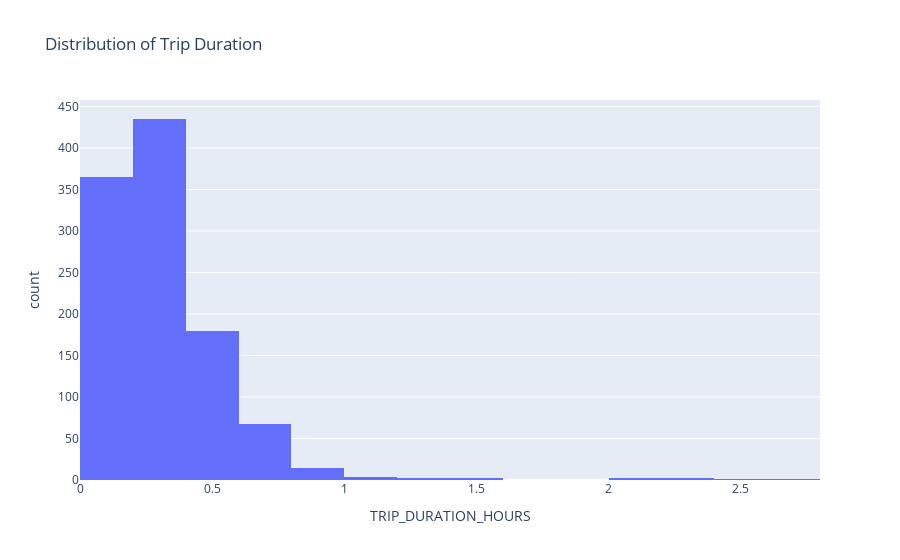

The notebook cell this image was saved under:
### Code cell
fig_histogram_duration = px.histogram(df_cleaned, x='TRIP_DURATION_HOURS', nbins=20, title='Distribution of Trip Duration')
fig_histogram_duration.show()

df_day_of_week = df_cleaned.groupby('DAY_OF_WEEK')['TRIP_DURATION_HOURS'].count().reset_index()
df_day_of_week['DAY_OF_WEEK'] = df_day_of_week['DAY_OF_WEEK'].map({
    0: 'Monday', 1: 'Tuesday', 2: 'Wednesday', 3: 'Thursday', 4: 'Friday', 5: 'Saturday', 6: 'Sunday'
})
fig_bar_day_of_week = px.bar(df_day_of_week, x='DAY_OF_WEEK', y='TRIP_DURATION_HOURS', title='Trips by Day of the Week')
fig_bar_day_of_week.show()

### Figure 1 — Plotly figure (JSON) as saved in the notebook; plotly's stock layout.template omitted (floating-point values rounded to 4 significant figures; data arrays with more than 128 entries replaced by an {"elided": "..."} marker saying what was removed)
{"data": [{"alignmentgroup": "True", "bingroup": "x", "hovertemplate": "TRIP_DURATION_HOURS=%{x}<br>count=%{y}<extra></extra>", "legendgroup": "", "marker": {"color": "#636efa", "pattern": {"shape": ""}}, "name": "", "nbinsx": 20, "offsetgroup": "", "orientation": "v", "showlegend": false, "type": "histogram", "x": {"elided": "1077 float values"}, "xaxis": "x", "yaxis": "y"}], "layout": {"barmode": "relative", "legend": {"tracegroupgap": 0}, "title": {"text": "Distribution of Trip Duration"}, "xaxis": {"anchor": "y", "domain": [0, 1], "title": {"text": "TRIP_DURATION_HOURS"}}, "yaxis": {"anchor": "x", "domain": [0, 1], "title": {"text": "count"}}}}
